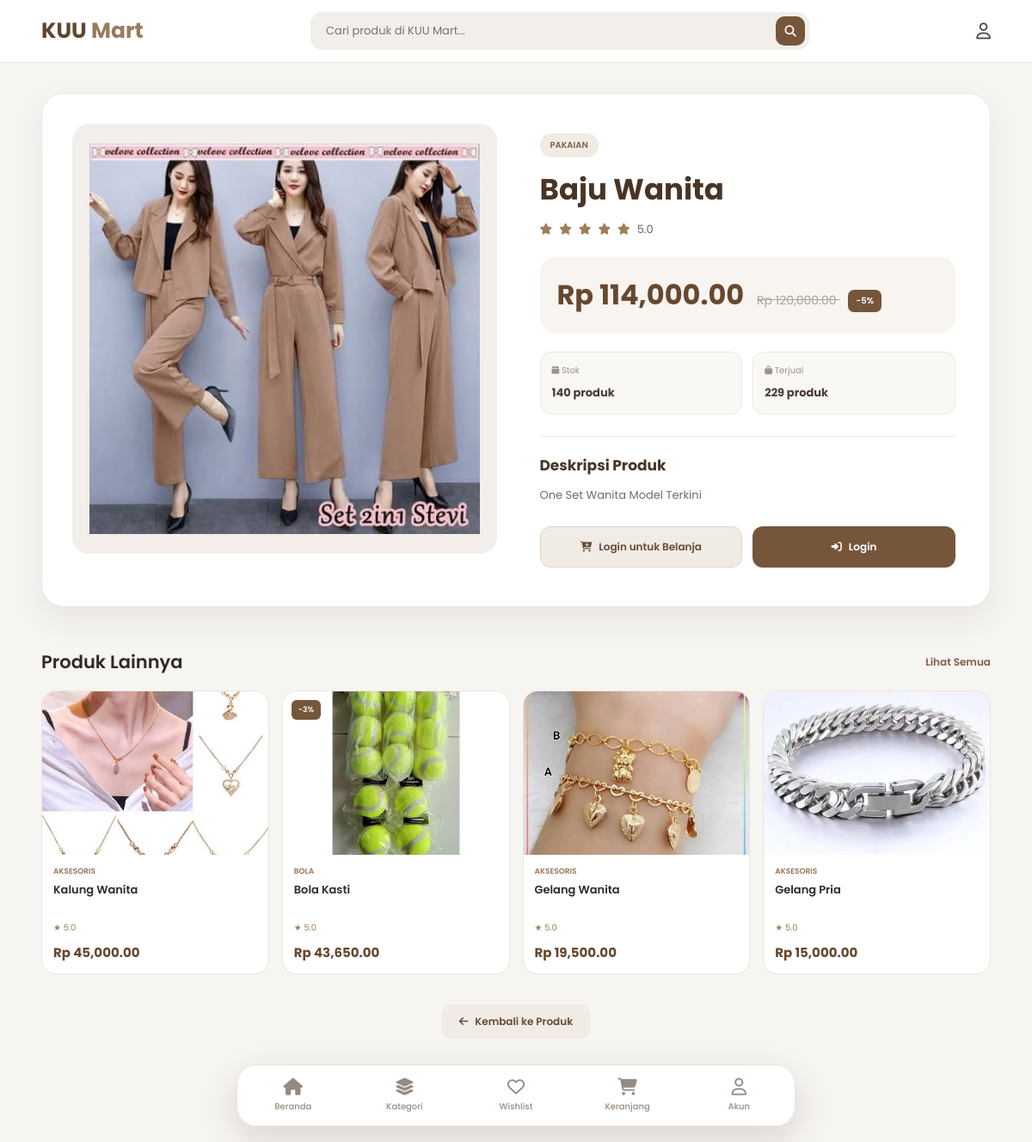
Page /produk/6/ on the committed database.
### store/models.py (models this page shows, shortened)
class Product(models.Model):
    nama = models.CharField(max_length=200)
    kategori = models.ForeignKey(
        Category,
        on_delete=models.CASCADE,
        related_name="produk"
    )
    deskripsi = models.TextField(blank=True, null=True)
    harga = models.DecimalField(
        max_digits=12,
        decimal_places=2
    )
    diskon = models.PositiveIntegerField(
        default=0,
        validators=[
            MinValueValidator(0),
            MaxValueValidator(100)
        ]
    )
    stok = models.PositiveIntegerField(default=0)
    gambar = models.ImageField(
        upload_to="produk/",
        blank=True,
        null=True
    )
    rating = models.DecimalField(
        max_digits=3,
        decimal_places=1,
        default=5.0,
        validators=[
            MinValueValidator(0),
            MaxValueValidator(5)
        ]
    )
    terjual = models.PositiveIntegerField(default=0)
    dibuat = models.DateTimeField(auto_now_add=True)
    diperbarui = models.DateTimeField(auto_now=True)
    @property
    def harga_diskon(self):
        if self.diskon > 0:
            return self.harga - (
                self.harga * self.diskon / 100
            )
        return self.harga
    class Meta:
        verbose_name = "Produk"
        verbose_name_plural = "Produk"
        ordering = ["-id"]

class Category(models.Model):
    nama = models.CharField(max_length=100)
    deskripsi = models.TextField(blank=True, null=True)
    class Meta:
        verbose_name = "Kategori"
        verbose_name_plural = "Kategori"

### store/views.py (the view)
def detail_produk(request, product_id):
    produk = get_object_or_404(
        Product,
        id=product_id
    )
    produk_lain = Product.objects.exclude(
        id=product_id
    ).order_by("?")[:4]
    return render(
        request,
        "detail_produk.html",
        {
            "produk": produk,
            "produk_lain": produk_lain,
        }
    )

### templates/detail_produk.html (shortened to what this page needs)
{% load static %}
{% load humanize %}
<!DOCTYPE html>
<html lang="id">
<head>
<link rel="stylesheet"
href="https://cdnjs.cloudflare.com/ajax/libs/font-awesome/6.5.2/css/all.min.css">
</head>
<body>
<header class="header">
<div class="container header-inner">
<a href="/" class="logo">
    KUU <span>Mart</span>
</a>
<form action="{% url 'produk' %}" method="GET" class="search">
<input
    type="text"
    name="q"
    placeholder="Cari produk di KUU Mart..."
    value="{{ request.GET.q }}">
<button type="submit">
    <i class="fa-solid fa-magnifying-glass"></i>
</button>
</form>
<div class="header-icons">
{% if user.is_authenticated %}
<a href="{% url 'wishlist' %}" class="icon-link">
    <i class="fa-regular fa-heart"></i>
</a>
<a href="{% url 'cart' %}" class="icon-link">
    <i class="fa-solid fa-cart-shopping"></i>
</a>
<a href="{% url 'logout' %}" class="icon-link">
    <i class="fa-regular fa-user"></i>
</a>
{% else %}
<a href="{% url 'login' %}" class="icon-link">
    <i class="fa-regular fa-user"></i>
</a>
{% endif %}
</div>
</div>
</header>
<main>
<div class="container">
<section class="detail-section">
<div class="product-detail">
<div class="image-box">
{% if produk.gambar %}
<img
    src="{{ produk.gambar.url }}"
    alt="{{ produk.nama }}">
{% else %}
<div class="no-image">
    🛍️
</div>
{% endif %}
</div>
<div class="info">
{% if produk.kategori %}
<div class="category">
    {{ produk.kategori.nama }}
</div>
{% endif %}
<h1>
    {{ produk.nama }}
</h1>
<div class="rating">
<i class="fa-solid fa-star"></i>
<i class="fa-solid fa-star"></i>
<i class="fa-solid fa-star"></i>
<i class="fa-solid fa-star"></i>
<i class="fa-solid fa-star"></i>
<span class="rating-number">
    {{ produk.rating|default:"5.0" }}
</span>
</div>
<div class="price">
<span class="price-main">
{% if produk.diskon > 0 %}
Rp {{ produk.harga_diskon|intcomma }}
{% else %}
Rp {{ produk.harga|intcomma }}
{% endif %}
</span>
{% if produk.diskon > 0 %}
<span class="price-old">
    Rp {{ produk.harga|intcomma }}
</span>
<span class="discount">
    -{{ produk.diskon }}%
</span>
{% endif %}
</div>
<div class="detail-info">
<div class="detail-item">
<small>
    <i class="fa-solid fa-box"></i> Stok
</small>
<strong>
    {{ produk.stok }} produk
</strong>
</div>
<div class="detail-item">
<small>
    <i class="fa-solid fa-bag-shopping"></i> Terjual
</small>
<strong>
    {{ produk.terjual|default:"0" }} produk
</strong>
</div>
</div>
<div class="deskripsi">
<h3>
    Deskripsi Produk
</h3>
<p>
    {{ produk.deskripsi|default:"Belum ada deskripsi produk." }}
</p>
</div>
{% if user.is_authenticated %}
<div class="btn-group">
<a
    href="{% url 'tambah_ke_keranjang' produk.id %}"
    class="cart-btn">
<i class="fa-solid fa-cart-plus"></i>
Tambah ke Keranjang
</a>
<a
    href="{% url 'beli_sekarang' produk.id %}"
    class="buy-btn">
<i class="fa-solid fa-bolt"></i>
Beli Sekarang
</a>
</div>
{% else %}
<div class="btn-group">
<a
    href="{% url 'login' %}"
    class="cart-btn">
<i class="fa-solid fa-cart-plus"></i>
Login untuk Belanja
</a>
<a
    href="{% url 'login' %}"
    class="buy-btn">
<i class="fa-solid fa-right-to-bracket"></i>
Login
</a>
</div>
{% endif %}
</div>
</div>
</section>
<section class="rekomendasi">
<div class="section-header">
<h2 class="section-title">
    Produk Lainnya
</h2>
<a href="{% url 'produk' %}" class="section-link">
    Lihat Semua
</a>
</div>
<div class="product-grid">
{% for p in produk_lain %}
<div class="product-card">
<div class="product-image">
{% if p.diskon > 0 %}
<div class="card-discount">
    -{{ p.diskon }}%
</div>
{% endif %}
<a href="{% url 'detail_produk' p.id %}">
{% if p.gambar %}
<img
    src="{{ p.gambar.url }}"
    alt="{{ p.nama }}">
{% endif %}
</a>
</div>
<div class="card-body">
<div class="card-category">
    {{ p.kategori.nama }}
</div>
<a href="{% url 'detail_produk' p.id %}">
<div class="card-name">
    {{ p.nama }}
</div>
</a>
<div class="card-rating">
    ★ {{ p.rating|default:"5.0" }}
</div>
<div class="card-price">
{% if p.diskon > 0 %}
Rp {{ p.harga_diskon|intcomma }}
{% else %}
Rp {{ p.harga|intcomma }}
{% endif %}
</div>
</div>
</div>
{% endfor %}
</div>
</section>
<div class="back">
<a href="{% url 'produk' %}">
<i class="fa-solid fa-arrow-left"></i>
Kembali ke Produk
</a>
</div>
</div>
</main>
<nav class="bottom-nav">
<a href="/" class="nav-item">
<span class="nav-icon">
    <i class="fa-solid fa-house"></i>
</span>
<span class="nav-text">
    Beranda
</span>
</a>
<a href="{% url 'kategori' %}" class="nav-item">
<span class="nav-icon">
    <i class="fa-solid fa-layer-group"></i>
</span>
<span class="nav-text">
    Kategori
</span>
</a>
{% if user.is_authenticated %}
<a href="{% url 'wishlist' %}" class="nav-item">
<span class="nav-icon">
    <i class="fa-regular fa-heart"></i>
</span>
<span class="nav-text">
    Wishlist
</span>
</a>
<a href="{% url 'cart' %}" class="nav-item">
<span class="nav-icon">
    <i class="fa-solid fa-cart-shopping"></i>
</span>
<span class="nav-text">
    Keranjang
</span>
</a>
<a href="{% url 'logout' %}" class="nav-item">
<span class="nav-icon">
    <i class="fa-regular fa-user"></i>
</span>
<span class="nav-text">
    Keluar
</span>
</a>
{% else %}
<a href="{% url 'login' %}" class="nav-item">
<span class="nav-icon">
    <i class="fa-regular fa-heart"></i>
</span>
<span class="nav-text">
    Wishlist
</span>
</a>
<a href="{% url 'login' %}" class="nav-item">
<span class="nav-icon">
    <i class="fa-solid fa-cart-shopping"></i>
</span>
<span class="nav-text">
    Keranjang
</span>
</a>
<a href="{% url 'login' %}" class="nav-item">
<span class="nav-icon">
    <i class="fa-regular fa-user"></i>
</span>
<span class="nav-text">
    Akun
</span>
</a>
{% endif %}
</nav>
</body>
</html>

### rows in the picture
Product: gambar (picture), kategori.nama "PAKAIAN", nama "Baju Wanita", rating "5.0", harga_diskon "114,000.00", harga "120,000.00", diskon "5", stok "140", terjual "229", deskripsi "One Set Wanita Model Terkini"
Product: gambar (picture), kategori.nama "AKSESORIS", nama "Kalung Wanita", rating "5.0", harga "45,000.00"
Product: diskon "3", gambar (picture), kategori.nama "BOLA", nama "Bola Kasti", rating "5.0", harga_diskon "43,650.00"
Product: gambar (picture), kategori.nama "AKSESORIS", nama "Gelang Wanita", rating "5.0", harga "19,500.00"
Product: gambar (picture), kategori.nama "AKSESORIS", nama "Gelang Pria", rating "5.0", harga "15,000.00"
